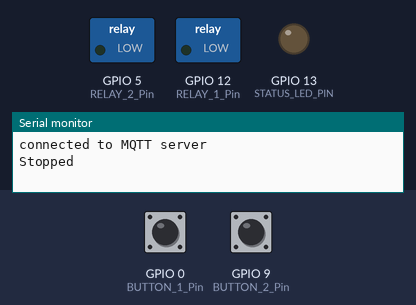
This sketch was run on a simulated ESP8266 (NodeMCU). Shown: switched loads named in the sketch (green lamp = pin HIGH), output pins drawn as LEDs (lit = HIGH), the last lines printed to the serial monitor. Dashed ring = blinking. The inputs (shaded band) are chosen by the test bench; at power-on: GPIO 9 (BUTTON_2_Pin) HIGH, GPIO 0 (BUTTON_1_Pin) HIGH. WiFi joins after 1.5 s; servers stay silent unless stated; no MQTT or app messages arrive unless stated.

Above: at 2.7 s.
2.8 s: GPIO 9 (BUTTON_2_Pin) pulled LOW for 1 s
At 2.93 s:
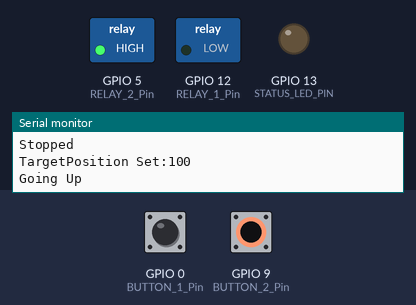
5.3 s: GPIO 9 (BUTTON_2_Pin) pulled LOW for 0.15 s
At 5.7 s:
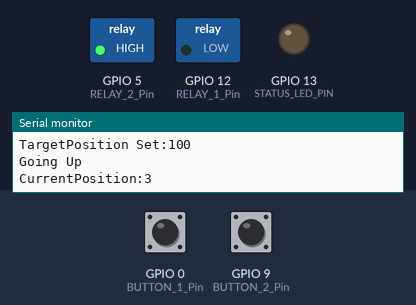
8.0 s: GPIO 0 (BUTTON_1_Pin) pulled LOW for 1 s
At 10.2 s:
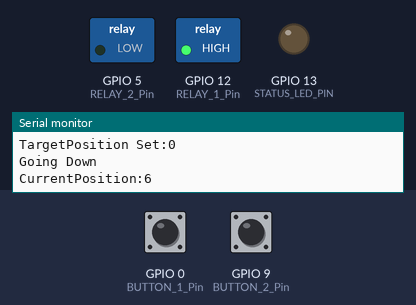
12.0 s: GPIO 9 (BUTTON_2_Pin) pulled LOW for 3.2 s
At 16.0 s:
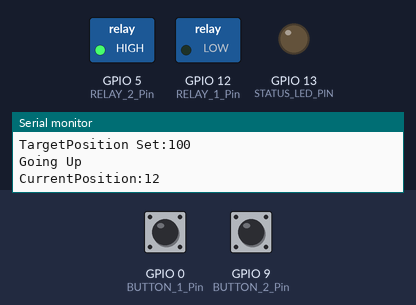
16.7 s: GPIO 0 (BUTTON_1_Pin) pulled LOW for 0.15 s
At 17.2 s:
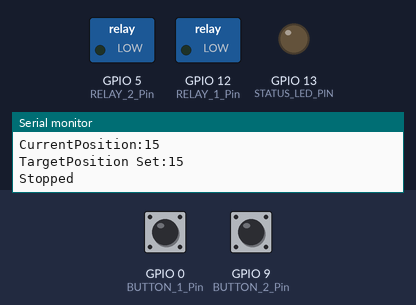
Timing chart, 0 to 19.3 s (numbered marks = the images above; inputs shaded):
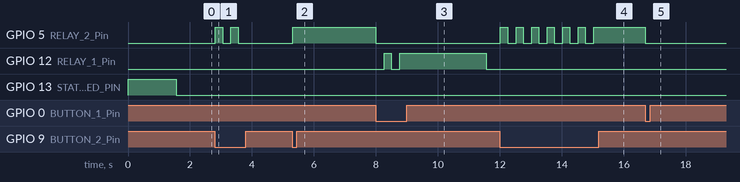

The sketch:

mqtt-RollerBlinds.ino
```cpp
// Includes //

#include <ArduinoJson.h>
#include <ESP8266WiFi.h>
#include <WiFiUdp.h>
#include <ArduinoOTA.h>
#include <ESP8266HTTPClient.h>
#include <ESP8266httpUpdate.h>
#include <PubSubClient.h>
#include <DNSServer.h>
#include <ESP8266WebServer.h>
#include <WiFiManager.h>          //https://github.com/tzapu/WiFiManager


#define BUTTON_1_Pin 0
#define BUTTON_2_Pin 9
#define RELAY_1_Pin 12
#define RELAY_2_Pin 5
#define FullRunMillSecs 26000
#define STATUS_LED_PIN 13

const char* mqtt_server = "192.168.1.109";
uint16_t i;

char serviceType[256] = "WindowCovering";

char pubTopic[256];
char pubMessage[256];

const char* mqttuser = "";
const char* mqttpass = "";

const char* intopic = "homebridge/from/set";
const char* outtopic = "homebridge/to/set";
const char* gettopic = "homebridge/from/get";
const char* addtopic = "homebridge/to/add";
const char* removetopic = "homebridge/to/remove";
const char* mainttopic = "homebridge/from/connected";
const char* servicetopic = "homebridge/to/add/service";
const char* reachabilitytopic = "homebridge/to/set/reachability";

const char* maintmessage = "";

int PositionState;
int TargetPosition;
int CurrentPosition;
int LastPosition;

const unsigned long MeasureInterval = 1000UL;
static unsigned long lastSampleTime = 0 - MeasureInterval;  // initialize such that a reading is due the first time through loop()
unsigned long elapsedTime = 0;

const unsigned long DebounceInterval = 250UL;
static unsigned long lastButtonPress = 0 - DebounceInterval;  // initialize such that a reading is due the first time through loop()

String chipId;
String jsonReachabilityString;

WiFiClient wclient;
PubSubClient client(wclient);

void setup() {
  Serial.begin(115200);
  chipId = String(serviceType) + String(ESP.getChipId());

  pinMode(RELAY_1_Pin, OUTPUT);
  pinMode(RELAY_2_Pin, OUTPUT);
  pinMode(STATUS_LED_PIN, OUTPUT);

  pinMode(BUTTON_1_Pin, INPUT);
  pinMode(BUTTON_2_Pin, INPUT);


  digitalWrite(RELAY_1_Pin, 0);
  digitalWrite(RELAY_2_Pin, 0);
  digitalWrite(STATUS_LED_PIN, 1);


  StaticJsonBuffer<200> jsonReachabilityBuffer;

  JsonObject& jsonReachability = jsonReachabilityBuffer.createObject();
  jsonReachability["name"] = chipId.c_str();
  jsonReachability["reachable"] = false;
  jsonReachability.printTo(jsonReachabilityString);


  //wifi_conn();
  //WiFiManager
  //Local intialization. Once its business is done, there is no need to keep it around
  WiFiManager wifiManager;
  //reset saved settings
  //wifiManager.resetSettings();
  wifiManager.autoConnect(chipId.c_str());

  ArduinoOTA.setPort(8266);
  ArduinoOTA.setHostname(chipId.c_str());
  // No authentication by default
  // ArduinoOTA.setPassword((const char *)"123");
  ArduinoOTA.onStart([]() {
    Serial.println("Start");
  });
  ArduinoOTA.onEnd([]() {
    Serial.println("\nEnd");
  });
  ArduinoOTA.onProgress([](unsigned int progress, unsigned int total) {
    Serial.printf("Progress: %u%%\r", (progress / (total / 100)));
  });
  ArduinoOTA.onError([](ota_error_t error) {
    Serial.printf("Error[%u]: ", error);
    if (error == OTA_AUTH_ERROR) Serial.println("Auth Failed");
    else if (error == OTA_BEGIN_ERROR) Serial.println("Begin Failed");
    else if (error == OTA_CONNECT_ERROR) Serial.println("Connect Failed");
    else if (error == OTA_RECEIVE_ERROR) Serial.println("Receive Failed");
    else if (error == OTA_END_ERROR) Serial.println("End Failed");
  });
  ArduinoOTA.begin();
  client.setServer(mqtt_server, 1883);
}

void loop() {
  ArduinoOTA.handle();
  if (WiFi.status() == WL_CONNECTED) {
    if (!client.connected()) {
      if (client.connect(chipId.c_str(), mqttuser, mqttpass, reachabilitytopic, 0, false, jsonReachabilityString.c_str())) {
        client.setCallback(callback);
        client.subscribe(intopic);
        client.subscribe(gettopic);
        //client.subscribe(mainttopic);
        addAccessory();
        setReachability();
        if (client.connected())
          Serial.println("connected to MQTT server");
          digitalWrite(STATUS_LED_PIN, 0);
      } else {
        Serial.println("Could not connect to MQTT server");
        digitalWrite(STATUS_LED_PIN, 1);
        delay(5000);
      }
    }

    if (client.connected())
      client.loop();
  } //else {
    //ESP.reset();
  //}

  unsigned long now = millis();

  if (digitalRead(BUTTON_1_Pin)  == false && (now - lastButtonPress) > DebounceInterval ) {
    lastButtonPress = now;
    if (PositionState == 2)
      SetTargetPosition(0);
    else
      SetTargetPosition(CurrentPosition);
    getAccessory(chipId.c_str(), "WindowCovering", "TargetPosition");
  }

  if (digitalRead(BUTTON_2_Pin) == false && (now - lastButtonPress) > DebounceInterval) {
    lastButtonPress = now;
    if (PositionState == 2)
      SetTargetPosition(100);
    else
      SetTargetPosition(CurrentPosition);
    getAccessory(chipId.c_str(), "WindowCovering", "TargetPosition");
  }

  elapsedTime = now - lastSampleTime;

  if (elapsedTime >= MeasureInterval) {
    //update current Position
    lastSampleTime = now;
    if (PositionState == 0) {//going down
      CurrentPosition -= (100 * elapsedTime / FullRunMillSecs);
      if (CurrentPosition <= TargetPosition)
      {
        CurrentPosition = TargetPosition;
        SetPositionState(2);
      }
    }
    else if (PositionState == 1) {//going up
      CurrentPosition += (100 * elapsedTime / FullRunMillSecs);
      if (CurrentPosition >= TargetPosition)
      {
        CurrentPosition = TargetPosition;
        SetPositionState(2);
      }
    }
    if (CurrentPosition != LastPosition) {
      LastPosition=CurrentPosition;
      Serial.print("CurrentPosition:");
      Serial.println(CurrentPosition);
      getAccessory(chipId.c_str(), "WindowCovering", "CurrentPosition");
    }
  }
}


void SetTargetPosition(int targetPosition) {
  TargetPosition = targetPosition;
  Serial.print("TargetPosition Set:");
  Serial.println(TargetPosition);
  if (targetPosition > CurrentPosition) {
    SetPositionState(1);
  } else  if (targetPosition < CurrentPosition) {
    SetPositionState(0);
  } else {
    SetPositionState(2);
  }
}

void SetPositionState(int positionState) {
  PositionState = positionState;
  if (PositionState == 0) {
    digitalWrite(RELAY_2_Pin, 0);
    delay(20);
    digitalWrite(RELAY_1_Pin, 1);
    Serial.println("Going Down");
  }
  else if (PositionState == 1) {
    digitalWrite(RELAY_1_Pin, 0);
    delay(20);
    digitalWrite(RELAY_2_Pin, 1);
    Serial.println("Going Up");
  }
  else if (PositionState == 2) {
    digitalWrite(RELAY_1_Pin, 0);
    digitalWrite(RELAY_2_Pin, 0);
    Serial.println("Stopped");
  }
  getAccessory(chipId.c_str(), "WindowCovering", "PositionState");
}

void addAccessory() {
  StaticJsonBuffer<300> jsonLightbulbBuffer;
  JsonObject& addLightbulbAccessoryJson = jsonLightbulbBuffer.createObject();
  addLightbulbAccessoryJson["name"] = chipId.c_str();
  addLightbulbAccessoryJson["service"] = serviceType;
  addLightbulbAccessoryJson["service_name"] = "WindowCovering";
  addLightbulbAccessoryJson["reachable"] = true;
  String addLightbulbAccessoryJsonString;
  addLightbulbAccessoryJson.printTo(addLightbulbAccessoryJsonString);
  //Serial.println(addLightbulbAccessoryJsonString.c_str());
  if (client.publish(addtopic, addLightbulbAccessoryJsonString.c_str()))
    Serial.println("WindowCovering Service Added");

}

void maintAccessory() {
  Serial.println("Maintenance");
}

void setReachability() {
  StaticJsonBuffer<200> jsonSetReachability;
  JsonObject& setReachabilityJson = jsonSetReachability.createObject();
  setReachabilityJson["name"] = chipId.c_str();
  setReachabilityJson["reachable"] = true;
  jsonReachabilityString = "";
  setReachabilityJson.printTo(jsonReachabilityString);
  Serial.println(jsonReachabilityString);
  client.publish(reachabilitytopic, jsonReachabilityString.c_str());
}


void setAccessory(const char * accessoryName, const char * accessoryCharacteristic, const char *accessoryValue) {
  Serial.print("Set -> ");
  Serial.print(accessoryCharacteristic);
  Serial.print(" to ");
  Serial.println(accessoryValue);

  if (accessoryCharacteristic == std::string("TargetPosition")) {
    SetTargetPosition(atoi(accessoryValue));
  }
}

void getAccessory(const char * accessoryName, const char * accessoryServiceName, const char * accessoryCharacteristic) {
//  Serial.print("Get -> ");
//  Serial.print(accessoryCharacteristic);
//  Serial.print(": ");
//  Serial.println(accessoryCharacteristic);

  StaticJsonBuffer<200> jsonLightbulbBuffer;
  JsonObject& Json = jsonLightbulbBuffer.createObject();

  Json["name"] = accessoryName;
  Json["service_name"] = accessoryServiceName;
  Json["characteristic"] = accessoryCharacteristic;

  if (accessoryCharacteristic == std::string("PositionState") ) {
    Json["value"] = PositionState;
  }
  else  if (accessoryCharacteristic == std::string("TargetPosition") ) {
    Json["value"] = TargetPosition;
  }
  else if (accessoryCharacteristic == std::string("CurrentPosition")) {
    Json["value"] = CurrentPosition;
  }

  String UpdateJson;
  Json.printTo(UpdateJson);
  //Serial.println(UpdateJson);
  client.publish(outtopic, UpdateJson.c_str());

}


void callback(char* topic, byte* payload, unsigned int length) {
  char message[length + 1];
  for (int i = 0; i < length; i++) {
    message[i] = (char)payload[i];
  }
  message[length] = '\0';

  StaticJsonBuffer<512> jsoncallbackBuffer;
  JsonObject& mqttAccessory = jsoncallbackBuffer.parseObject(message);

  const char* accessoryName = mqttAccessory["name"];
  const char* accessoryServiceName = mqttAccessory["service_name"];

  if (mainttopic == std::string(topic)) {
    Serial.print("Maintenance");
    maintAccessory();
  }
  else if (intopic == std::string(topic)) {
    if (String(accessoryName) == chipId) {
      const char* accessoryCharacteristic = mqttAccessory["characteristic"];
      const char* accessoryValue = mqttAccessory["value"];
      setAccessory(accessoryName, accessoryCharacteristic, accessoryValue);
    }
  }
  else if (gettopic == std::string(topic)) {
    if (String(accessoryName) == chipId) {
      const char* accessoryCharacteristic = mqttAccessory["characteristic"];
      getAccessory(accessoryName, accessoryServiceName, accessoryCharacteristic);
    }
  }
}
```

Measured:
- after the input at 2.8 s, GPIO 5 (RELAY_2_Pin): alternates HIGH for 0.23 s and LOW for 0.27 s, 4 changes in all, then stays LOW, starting at once
- after the input at 5.3 s, GPIO 5 (RELAY_2_Pin): LOW → HIGH at once
- after the input at 8.0 s, GPIO 5 (RELAY_2_Pin): HIGH → LOW at once; GPIO 12 (RELAY_1_Pin): LOW → HIGH after 0.27 s, → LOW 0.23 s later, → HIGH 0.27 s later, → LOW 2.8 s later
- after the input at 12.0 s, GPIO 5 (RELAY_2_Pin): alternates HIGH for 0.23 s and LOW for 0.27 s, 13 changes in all, then stays HIGH, starting at once
- after the input at 16.7 s, GPIO 5 (RELAY_2_Pin): HIGH → LOW at once
